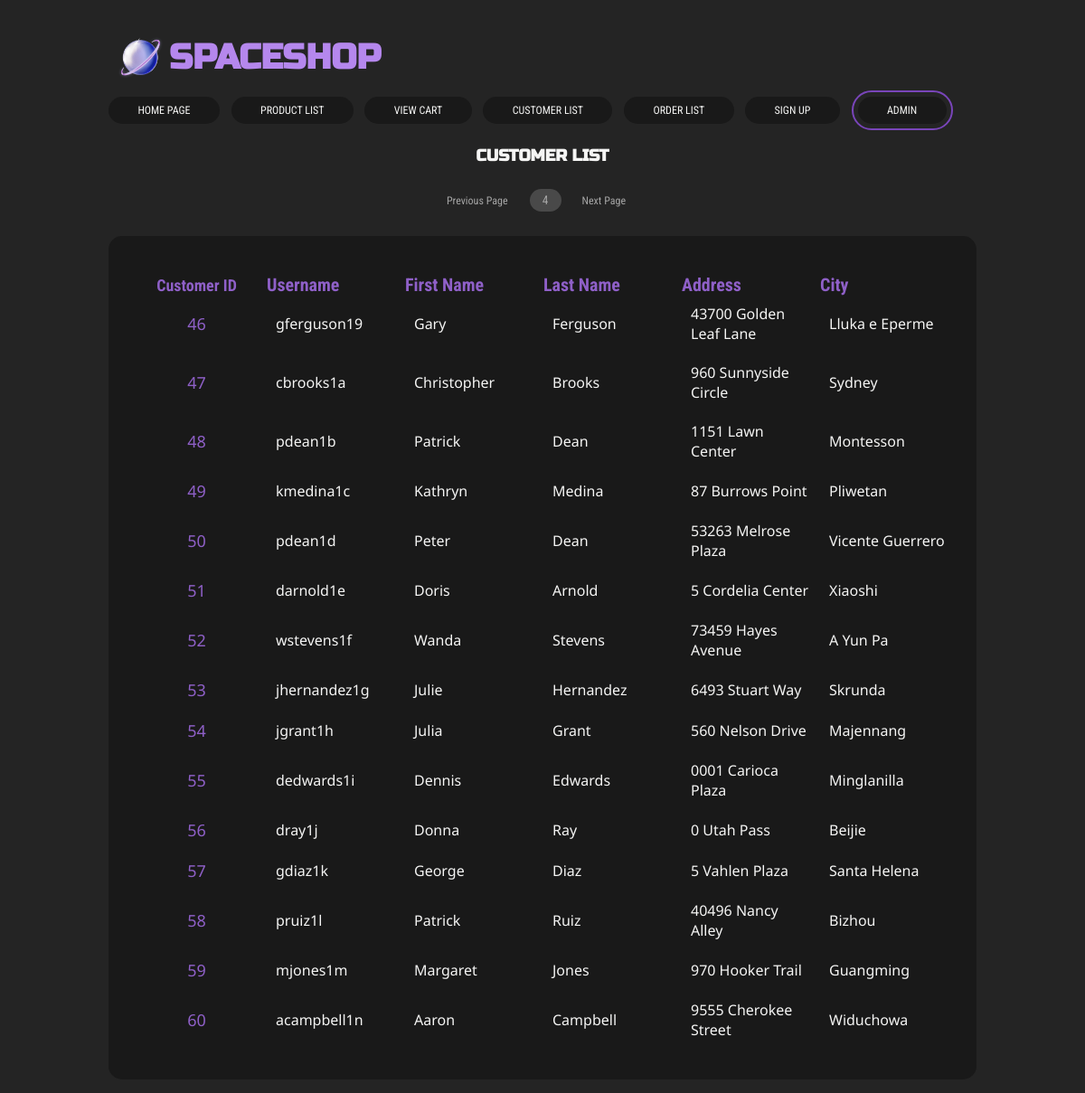
/CustomerList.php?page=3, run on the app's committed database.
### tables this page shows
CREATE TABLE "Customers" ('CustomerID' INTEGER PRIMARY KEY AUTOINCREMENT NOT NULL, 'UserName' TEXT, 'FirstName' TEXT, 'LastName' TEXT, 'Address' TEXT, 'City' TEXT);

### CustomerList.php (the view, shortened to what this page needs)
<!doctype html>
<html>
<head>
	<link rel="stylesheet" type="text/css" href="shopstyle.css" />
</head>
<body>
	<div id = "header">
		<img href = "Homepage.php" src='images/spaceshoplogo.png' alt = 'spaceshoplogo'>
		<a style = "text-decoration: none" href = "Homepage.php"><h1>SPACESHOP</h1></a>
	</div>
	<div id = "navbar">
		<ul>
			<li><a style = "text-decoration: none" href = "Homepage.php" >HOME PAGE</a></li>
			<li><a style = "text-decoration: none" href = "ProductList.php">PRODUCT LIST</a></li>
			<li><a style = "text-decoration: none" href = "ViewCart.php">VIEW CART</a></li>
			<li><a style = "text-decoration: none" href = "CustomerList.php">CUSTOMER LIST</a></li>
			<li><a style = "text-decoration: none" href = "OrderList.php">ORDER LIST</a></li>
			<li><a style = "text-decoration: none" href = "SignUp.php">SIGN UP</a></li>
            <li><a style = "text-decoration: none" href = "Admin.php">ADMIN</a></li>
		</ul>
	</div>
	<h2>CUSTOMER LIST</h2>
	<?php
		if(isset($_GET['page']))
		{
			$currentPage = intval($_GET['page']);
		}
		else
		{
			$currentPage = 0;
		}
		$print_currentPage = $currentPage + 1;
		echo "<div id = 'pageBar'>";
			echo "<ul>";
				echo "<li>";
					$previousPage =  $currentPage - 1;
					if ($previousPage == -1)
					{
						echo "<a style = 'text-decoration: none' href = 'CustomerList.php?page=$currentPage'> Previous Page</a>";
					} elseif ($previousPage >= 0)
					{
						echo "<a style = 'text-decoration: none' href = 'CustomerList.php?page=$previousPage'> Previous Page</a>";
					}
				echo "</li>";
				echo "<li>";
					echo "<form class = 'pageNo'>";
						echo "<input name = 'page' type = 'text' value = '$print_currentPage' placeholder = 'Go To Page ...'/>";
					echo "</form>";
				echo "</li>";
				echo "<li>";
					$nextPage =  $currentPage + 1;
					echo "<a style = 'text-decoration: none' href = 'CustomerList.php?page=$nextPage'>Next Page</a>";
				echo "</li>";
			echo "</ul>";
		echo "</div>";
		echo "<div class = 'customerListing'>";
		echo "<table>";
			echo "<tr>";
				echo "<th id = 'cust_col1'>";
					echo "Customer ID";
				echo "</th>";
				echo "<th id = 'cust_col2'>";
					echo "Username";
				echo "</th>";
				echo "<th id = 'cust_col3'>";
					echo "First Name";
				echo "</th>";
				echo "<th id = 'cust_col4'>";
					echo "Last Name";
				echo "</th>";
				echo "<th id = 'cust_col5'>";
					echo "Address";
				echo "</th>";
				echo "<th id = 'cust_col6'>";
					echo "City";
				echo "</th>";
			echo "</tr>";
		echo "</table>";
		$dbh =  connectToDatabase();
		$statement = $dbh -> prepare('SELECT *
			FROM Customers
			LIMIT 15
			OFFSET ? * 15
			;');
		$statement->bindValue(1,$currentPage);
		$statement -> execute();
		while ($row = $statement -> fetch(PDO::FETCH_ASSOC)) {
			$customerID = htmlspecialchars($row['CustomerID'], ENT_QUOTES, 'UTF-8');
			$userName = htmlspecialchars($row['UserName'], ENT_QUOTES, 'UTF-8');
			$firstName = htmlspecialchars($row['FirstName'], ENT_QUOTES, 'UTF-8');
			$lastName = htmlspecialchars($row['LastName'], ENT_QUOTES, 'UTF-8');
			$address = htmlspecialchars($row['Address'], ENT_QUOTES, 'UTF-8');
			$city = htmlspecialchars($row['City'], ENT_QUOTES, 'UTF-8');
			echo "<table>";
			echo "<tr>";
				echo "<td id = 'cust_col1'>";
					echo "$customerID";
				echo "</td>";
				echo "<td id = 'cust_col2'>";
					echo "$userName";
				echo "</td>";
				echo "<td id = 'cust_col3'>";
					echo "$firstName";
				echo "</td>";
				echo "<td id = 'cust_col4'>";
					echo "$lastName";
				echo "</td>";
				echo "<td id = 'cust_col5'>";
					echo "$address";
				echo "</td>";
				echo "<td id = 'cust_col6'>";
					echo "$city";
				echo "</td>";
			echo "</tr>";
		echo "</table>";
		}
		echo "</div>";
	?>
</body>
</html>

### shopstyle.css (style rules this page uses)
* { box-sizing: border-box; margin: 0; padding: 0; background-color: #242424; }
#header { font-family: "Russo One", sans-serif; font-size: larger; padding-top: 30px; padding-bottom: 10px; padding-left: 10%; padding-right: 10%; display: flex; }
#header img { float: right; width: 7%; height: 7%; }
h1 { margin-top: auto; margin-bottom: auto; }
h2 { font-family: "Russo One", sans-serif; font-size: large; text-align: center; color: #F5F5F4; margin: 2% 1% 2% 1%; }
#header a { color: #b587ed; margin-top: auto; margin-bottom: auto; }
#navbar { padding-left: 10%; margin-bottom: 0.5%; }
#navbar li { display: inline; margin-right: 0.8%; }
#navbar li:nth-child(7) { border-radius: 30px; font-size: 12px; line-height: 2.5em; padding: 13px 5px 13px 5px; border: 2px solid #7945ba; }
#navbar a { font-family: "Roboto Condensed", sans-serif; display: inline-block; width: max-content; font-size: 12px; line-height: 2.5em; text-align: center; border-radius: 30px; padding-left: 3%; padding-right: 3%; background: #191919; color: #F5F5F4; }
form { margin-left: auto; margin-right: auto; }
#pageBar { margin-top: 0.5%; margin-bottom: 1%; text-align: center; }
#pageBar li { display: inline-block; width: max-content; }
#pageBar a { font-family: "Roboto Condensed", sans-serif; width: max-content; font-size: 12px; line-height: 2.5em; text-align: center; padding: 10px 24px 10px 10px; color: #a6a6a6; }
form.pageNo input[type = text] { font-family: "Roboto Condensed", sans-serif; width: 35px; padding: 5px; margin-right: 13px; border: none; border-radius: 15px; text-align: center; background: #494949; color: #a6a6a6; }
table { border: none; table-layout: fixed; width: 100%; background: #191919; overflow: auto; font-family: "Roboto Condensed", sans-serif; }
th { background: #191919; color: #8f60c8; font-size: 20px; }
tr { background: #191919; border-radius: 20px; text-align: left; overflow: auto; border-bottom: 2px solid #595959; }
td { font-size: medium; font-family: "Noto Sans", sans-serif; background: none; width: max-content; table-layout: fixed; width: 100%; overflow: auto; padding: 5px 10px 12px 10px; border: none; }
.customerListing { font-family: "Noto Sans", sans-serif; margin-top: 7px; margin-right: 10%; margin-left: 10%; margin-bottom: 15px; height: 100%; padding: 40px 20px 30px 20px; text-align: justify; border: none; border-radius: 15px; background: #191919; color: #F5F5F4; }
#cust_col1 { text-align: center; color: #8f60c8; font-size: large; }

### data on the page
customers: CustomerID "46", UserName "gferguson19", FirstName "Gary", LastName "Ferguson", Address "43700 Golden Leaf Lane", City "Lluka e Eperme"
customers: CustomerID "47", UserName "cbrooks1a", FirstName "Christopher", LastName "Brooks", Address "960 Sunnyside Circle", City "Sydney"
customers: CustomerID "48", UserName "pdean1b", FirstName "Patrick", LastName "Dean", Address "1151 Lawn Center", City "Montesson"
customers: CustomerID "49", UserName "kmedina1c", FirstName "Kathryn", LastName "Medina", Address "87 Burrows Point", City "Pliwetan"
customers: CustomerID "50", UserName "pdean1d", FirstName "Peter", LastName "Dean", Address "53263 Melrose Plaza", City "Vicente Guerrero"
customers: CustomerID "51", UserName "darnold1e", FirstName "Doris", LastName "Arnold", Address "5 Cordelia Center", City "Xiaoshi"
customers: CustomerID "52", UserName "wstevens1f", FirstName "Wanda", LastName "Stevens", Address "73459 Hayes Avenue", City "A Yun Pa"
customers: CustomerID "53", UserName "jhernandez1g", FirstName "Julie", LastName "Hernandez", Address "6493 Stuart Way", City "Skrunda"
customers: CustomerID "54", UserName "jgrant1h", FirstName "Julia", LastName "Grant", Address "560 Nelson Drive", City "Majennang"
customers: CustomerID "55", UserName "dedwards1i", FirstName "Dennis", LastName "Edwards", Address "0001 Carioca Plaza", City "Minglanilla"
customers: CustomerID "56", UserName "dray1j", FirstName "Donna", LastName "Ray", Address "0 Utah Pass", City "Beijie"
customers: CustomerID "57", UserName "gdiaz1k", FirstName "George", LastName "Diaz", Address "5 Vahlen Plaza", City "Santa Helena"
customers: CustomerID "58", UserName "pruiz1l", FirstName "Patrick", LastName "Ruiz", Address "40496 Nancy Alley", City "Bizhou"
customers: CustomerID "59", UserName "mjones1m", FirstName "Margaret", LastName "Jones", Address "970 Hooker Trail", City "Guangming"
customers: CustomerID "60", UserName "acampbell1n", FirstName "Aaron", LastName "Campbell", Address "9555 Cherokee Street", City "Widuchowa"
